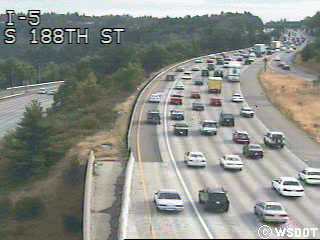
#> input picture frame 5 of data/Highway_Traffic/video/cctv052x2004080518x01671.avi, 320 x 240 px
$ python extract_frames.py
#> lines starting #> are read from the running program, lines starting #| are printed output that depends on the picture
import cv2
import os

def extract_frames(video_path, output_dir, fps=2):
    """
    Extract frames from a single video at a given FPS.
    Saves frames to output_dir.
    """
#> called with fps = 2
    os.makedirs(output_dir, exist_ok=True)
    cap = cv2.VideoCapture(video_path)

    if not cap.isOpened():
        print(f"[ERROR] Cannot open video: {video_path}")
        return 0

    video_fps = cap.get(cv2.CAP_PROP_FPS)
    total_frames = int(cap.get(cv2.CAP_PROP_FRAME_COUNT))
    duration = total_frames / video_fps if video_fps else 0
    print(f"[INFO] Processing video: {video_path}")
    print(f"       FPS: {video_fps:.2f}, Total Frames: {total_frames}, Duration: {duration:.2f}s")

    frame_interval = max(int(video_fps // fps), 1)

    count = 0
    saved = 0

    while True:
        ret, frame = cap.read()
#> frame is the input picture: shape (240, 320, 3); mean B, G, R 136.4, 142.7, 140.1
        if not ret:
            break

        if count % frame_interval == 0:
            if frame is None:
                print(f"[WARNING] Skipping invalid frame at index {count}")
                continue
            frame_resized = cv2.resize(frame, (224, 224))
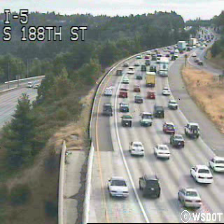
#> frame_resized: shape (224, 224, 3); mean B, G, R 136.3, 142.6, 140
            frame_file = os.path.join(output_dir, f"frame_{saved:04d}.jpg")
            success = cv2.imwrite(frame_file, frame_resized)
            if not success:
                print(f"[WARNING] Failed to save frame {saved} to {frame_file}")
                continue
            print(f"[FRAME] Saved frame {saved} (Original Index: {count})")
            saved += 1

        count += 1

    cap.release()
    print(f"[DONE] Finished extracting {saved} frames from {video_path}\n")
    return saved


def extract_cars_dataset(video_dir, output_root, fps=2):
    """
    Extract frames from all videos in a dataset directory.
    Saves frames in separate folders for each video.
    """
    if not os.path.exists(video_dir):
        print(f"[ERROR] Video directory does not exist: {video_dir}")
        return

    os.makedirs(output_root, exist_ok=True)
    video_files = [f for f in os.listdir(video_dir) if f.lower().endswith(('.mp4', '.avi', '.mov'))]

    if not video_files:
        print(f"[WARNING] No video files found in: {video_dir}")
        return

    for video_file in video_files:
        video_path = os.path.join(video_dir, video_file)
        video_name = os.path.splitext(video_file)[0]
        output_dir = os.path.join(output_root, video_name)

        if os.path.exists(output_dir) and len(os.listdir(output_dir)) > 0:
            print(f"[SKIP] Frames already exist for video: {video_file}")
            continue

        extract_frames(video_path, output_dir, fps=fps)

    print("[INFO] All videos processed.")

if __name__ == "__main__":
    # Extract frames from Highway_Traffic dataset
    HIGHWAY_VIDEO_DIR = "KeyFrameDetection/data/Highway_Traffic/video"
    HIGHWAY_OUTPUT_FRAME_DIR = "KeyFrameDetection/data/Highway_Traffic/frames"
    extract_cars_dataset(HIGHWAY_VIDEO_DIR, HIGHWAY_OUTPUT_FRAME_DIR, fps=2)


$ run again, starting later in the video
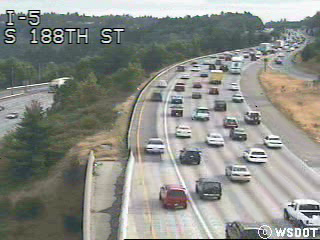
#> input picture frame 23 of data/Highway_Traffic/video/cctv052x2004080518x01671.avi, 320 x 240 px
#> in extract_frames, frame is the input picture: shape (240, 320, 3); mean B, G, R 136.2, 142, 139.9
#> in extract_frames, `frame_resized = cv2.resize(frame, (224, 224))`:
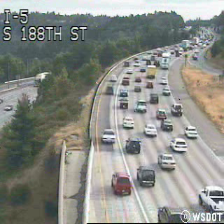
#> frame_resized: shape (224, 224, 3); mean B, G, R 136.1, 141.9, 139.8

$ run again, starting later in the video
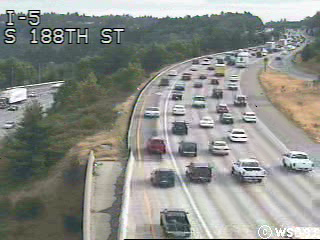
#> input picture frame 42 of data/Highway_Traffic/video/cctv052x2004080518x01671.avi, 320 x 240 px
#> in extract_frames, frame is the input picture: shape (240, 320, 3); mean B, G, R 137.4, 142.6, 140.4
#> in extract_frames, `frame_resized = cv2.resize(frame, (224, 224))`:
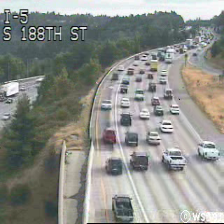
#> frame_resized: shape (224, 224, 3); mean B, G, R 137.2, 142.4, 140.2
